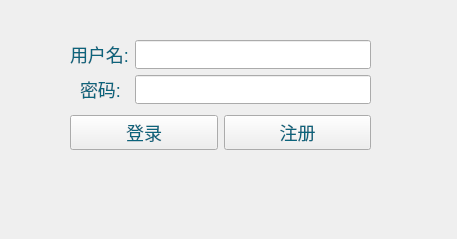
<?xml version="1.0" encoding="UTF-8"?>
<ui version="4.0">
 <class>login</class>
 <widget class="QWidget" name="login">
  <property name="geometry">
   <rect>
    <x>0</x>
    <y>0</y>
    <width>457</width>
    <height>239</height>
   </rect>
  </property>
  <property name="windowTitle">
   <string>登录界面</string>
  </property>
  <property name="autoFillBackground">
   <bool>false</bool>
  </property>
  <property name="styleSheet">
   <string notr="true">*{
	font-family:微软雅黑;
	font-size:18px;
	color:#0b647c;

}</string>
  </property>
  <widget class="QWidget" name="layoutWidget">
   <property name="geometry">
    <rect>
     <x>70</x>
     <y>40</y>
     <width>301</width>
     <height>110</height>
    </rect>
   </property>
   <layout class="QVBoxLayout" name="verticalLayout">
    <item>
     <layout class="QFormLayout" name="formLayout">
      <item row="0" column="1">
       <widget class="QLineEdit" name="lineEdit"/>
      </item>
      <item row="1" column="0">
       <widget class="QLabel" name="label_2">
        <property name="text">
         <string>  密码:</string>
        </property>
       </widget>
      </item>
      <item row="1" column="1">
       <widget class="QLineEdit" name="lineEdit_2">
        <property name="echoMode">
         <enum>QLineEdit::Password</enum>
        </property>
       </widget>
      </item>
      <item row="0" column="0">
       <widget class="QLabel" name="label">
        <property name="text">
         <string>用户名:</string>
        </property>
       </widget>
      </item>
     </layout>
    </item>
    <item>
     <layout class="QHBoxLayout" name="horizontalLayout">
      <item>
       <widget class="QPushButton" name="pushButton">
        <property name="text">
         <string>登录</string>
        </property>
       </widget>
      </item>
      <item>
       <widget class="QPushButton" name="pushButton_2">
        <property name="text">
         <string>注册</string>
        </property>
       </widget>
      </item>
     </layout>
    </item>
   </layout>
  </widget>
 </widget>
 <resources/>
 <connections/>
</ui>
